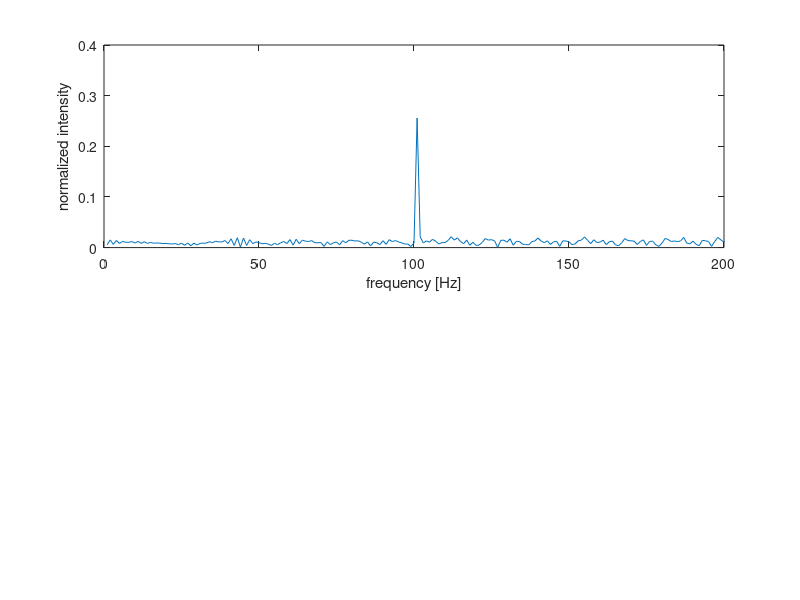
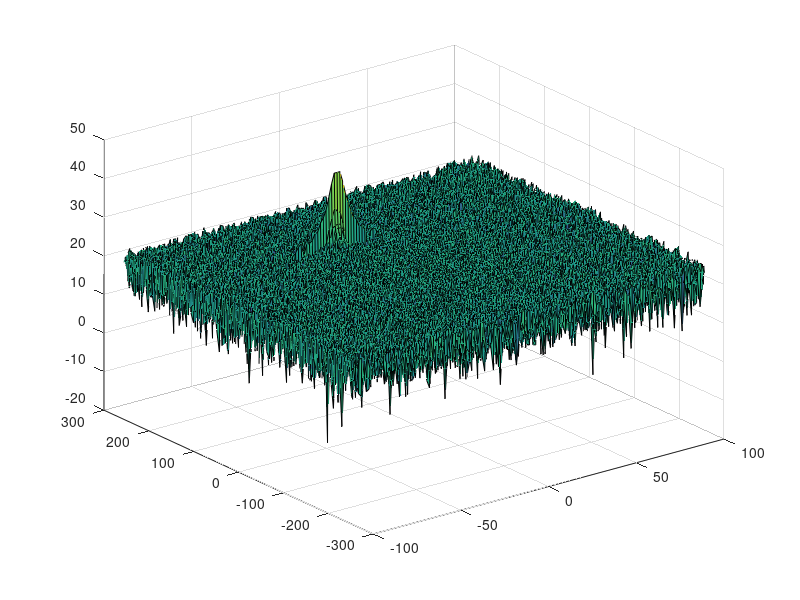

Here is the MATLAB script that generated these plots, in order: (Note: this script raises an error after producing the figures.)
clear all
clc;

%% Radar Specifications 
%%%%%%%%%%%%%%%%%%%%%%%%%%%
% Frequency of operation = 77GHz
% Max Range = 200m
% Range Resolution = 1 m
% Max Velocity = 100 m/s
%%%%%%%%%%%%%%%%%%%%%%%%%%%

%speed of light = 3e8

c = 3e8;   % m/s

%% User Defined Range and Velocity of target
% *%TODO* :
% define the target's initial position and velocity. Note : Velocity
% remains constant
 
init_pos = 100;
vel = -20;   % doesn't change


%% FMCW Waveform Generation

% *%TODO* :
%Design the FMCW waveform by giving the specs of each of its parameters.
% Calculate the Bandwidth (B), Chirp Time (Tchirp) and Slope (slope) of the FMCW
% chirp using the requirements above.


%Operating carrier frequency of Radar 
fc = 77e9;             %carrier freq

range_resol = 1;
max_range = 200;

bw_sweep = c/(2*range_resol);
t_chirp = 5.5*2*max_range/c;

slope = bw_sweep/t_chirp;
                                                          
%The number of chirps in one sequence. Its ideal to have 2^ value for the ease of running the FFT
%for Doppler Estimation. 
Nd=128;                   % #of doppler cells OR #of sent periods % number of chirps

%The number of samples on each chirp. 
Nr=1024;                  %for length of time OR # of range cells

% Timestamp for running the displacement scenario for every sample on each
% chirp.   Nr*Nd equally spaced points between [0, Nd*t_chirp].
t = linspace(0,Nd*t_chirp,Nr*Nd); %total time for samples

%Creating the vectors for Tx, Rx and Mix based on the total samples input.
Tx = zeros(1,length(t)); %transmitted signal
Rx = zeros(1,length(t)); %received signal
Mix = zeros(1,length(t)); %beat signal

%Similar vectors for range_covered and time delay.
r_t = zeros(1,length(t));
tr_ncols = zeros(1,length(t));

%% Signal generation and Moving Target simulation
% Running the radar scenario over the time. 

for i = 1:length(t)             
    % *%TODO* :
    %For each time stamp update the Range of the Target for constant velocity. 
    
    r_t(i) = init_pos + t(i)*vel;
    
    % *%TODO* :
    %For each time sample we need update the transmitted and
    %received signal. 
    
    tr_ncols(i) = 2*r_t(i)/c;   % signal round-trip delay (tau)
    tdelay = t(i) - tr_ncols(i);
    Tx(i) = cos(2*pi*(fc*t(i) + (0.5*slope*t(i)^2)));
    Rx(i)  = cos(2*pi*(fc*tdelay + (0.5*slope*(tdelay^2))));
    
    % *%TODO* :
    %Now by mixing the Transmit and Receive generate the beat signal
    %This is done by element wise matrix multiplication of Transmit and
    %Receiver Signal
    Mix(i) = Tx(i).*Rx(i);
end

%% RANGE MEASUREMENT


 % *%TODO* :
%reshape the vector into Nr*Nd array. Nr and Nd here would also define the size of
%Range and Doppler FFT respectively.

X = reshape(Mix, Nr, Nd);

 % *%TODO* :
%run the FFT on the beat signal along the range bins dimension (Nr) and normalize.

signal_fft = fft(X, Nr)./Nr;
% signal_fft = signal_fft./max(signal_fft(:));

 % *%TODO* :
% Take the absolute value of FFT output 

signal_fft = abs(signal_fft);

 % *%TODO* :
% Output of FFT is double sided signal, but we are interested in only one side of the spectrum.
% Hence we throw out half of the samples.

signal_fft = signal_fft(1:Nr/2);

%plotting the range
figure ('Name','Range from First FFT')
subplot(2,1,1)

 % *%TODO* :
 % plot FFT output 

subplot(2, 1, 1);
plot(signal_fft);
xlabel('frequency [Hz]')
ylabel('normalized intensity')
axis([0 200 0 .4]);


%% RANGE DOPPLER RESPONSE
% The 2D FFT implementation is already provided here. This will run a 2DFFT
% on the mixed signal (beat signal) output and generate a range doppler
% map.You will implement CFAR on the generated RDM


% Range Doppler Map Generation.

% The output of the 2D FFT is an image that has reponse in the range and
% doppler FFT bins. So, it is important to convert the axis from bin sizes
% to range and doppler based on their Max values.

Mix = reshape(Mix,[Nr,Nd]);

% 2D FFT using the FFT size for both dimensions.
sig_fft2 = fft2(Mix,Nr,Nd);

% Taking just one side of signal from Range dimension.
sig_fft2 = sig_fft2(1:Nr/2,1:Nd);
sig_fft2 = fftshift (sig_fft2);
RDM = abs(sig_fft2);
RDM = 10*log10(RDM) ;

%use the surf function to plot the output of 2DFFT and to show axis in both
%dimensions
doppler_axis = linspace(-100,100,Nd);
range_axis = linspace(-200,200,Nr/2)*((Nr/2)/400);
figure,surf(doppler_axis,range_axis,RDM);

%% CFAR implementation

%Slide Window through the complete Range Doppler Map

% *%TODO* :
%Select the number of Training Cells in both the dimensions.

tr_nrows = 10;
tr_ncols = 8;

% *%TODO* :
%Select the number of Guard Cells in both dimensions around the Cell under 
%test (CUT) for accurate estimation

gd_nrows = 4;
gd_ncols = 4;

% *%TODO* :
% offset the threshold by SNR value in dB

db_offset = 8;

% *%TODO* :
%Create a vector to store noise_level for each iteration on training cells

% noise_level = zeros(1,1);
threshold = zeros(size(RDM));

% *%TODO* :
%design a loop such that it slides the CUT across range doppler map by
%giving margins at the edges for Training and Guard Cells.
%For every iteration sum the signal level within all the training
%cells. To sum convert the value from logarithmic to linear using db2pow
%function. Average the summed values for all of the training
%cells used. After averaging convert it back to logarithimic using pow2db.
%Further add the offset to it to determine the threshold. Next, compare the
%signal under CUT with this threshold. If the CUT level > threshold assign
%it a value of 1, else equate it to 0.


% Use RDM[x,y] as the matrix from the output of 2D FFT for implementing
% CFAR

[rdm_nrows,rdm_ncols] = size(RDM);

TRDM = zeros(size(RDM));

% use this for looking at SNR
max_power = max(RDM(:));

all_ncells = (2*(gd_nrows + tr_nrows) + 1)*(2*(gd_ncols + tr_ncols) + 1);
guard_ncells = (2*gd_nrows + 1)*(2*gd_ncols + 1);
tr_ncells = all_ncells - guard_ncells;
        
% outer loop thru all rows
for i = (gd_nrows + tr_nrows + 1) : (rdm_nrows - gd_nrows - tr_nrows)
    % loop across columns in the row
    for j = (gd_ncols + tr_ncols + 1) : (rdm_ncols - gd_ncols - tr_ncols)
        pwr_all = db2pow(RDM((i - gd_nrows - tr_nrows) : (i + gd_nrows + tr_nrows), ...
            (j - gd_ncols - tr_ncols):(j + gd_ncols + tr_ncols)));
        pwr_guard = db2pow(RDM((i - gd_nrows):(1 + gd_nrows), (j - gd_ncols):(j + gd_ncols)));
        avg_pwr = (sum(pwr_all, 'all') - sum(pwr_guard, 'all'))/tr_ncells;
        threshold(i, j) = pow2db(avg_pwr) + db_offset;
        if (RDM(i, j) > threshold(i, j))
            fprintf('i = %d, j = %d\n', i, j);
            TRDM(i, j) = 1;
        else
            TRDM(i, j) = 0;
        end
    end
end

% determine average noise power level to determine a good offset level.
fprintf("rdm_rows: %d, noise_rows %d\n", rdm_nrows, (rdm_nrows - 2*(tr_nrows + gd_nrows) - 1));
fprintf("rdm_cols: %d, noise_cols: %d\n", rdm_ncols, (rdm_ncols - 2*(tr_ncols + gd_ncols) - 1));

avg_noise_pwr = sum(threshold, 'all')/((rdm_nrows - 2*(tr_nrows + gd_nrows) - 1)*(rdm_ncols - 2*(tr_ncols + gd_ncols) - 1));
fprintf("average noise power level: %g\n", avg_noise_pwr);
fprintf("peak power level: %g\n", max_power);
maxpos = find(RDM == max(RDM(:)));
maxrow = mod(maxpos, rdm_nrows);
discr_db = max(RDM(maxrow,:)) - max(threshold(maxrow,:));
fprintf("peak discrimination between RDM and threshold = %g\n", discr_db);

alpha = 10^(db_offset/10);
pfa = 1/((1 + alpha/tr_ncells)^tr_ncells);
fprintf("probability false alarm = %g\n", pfa);

% *%TODO* :
% The process above will generate a thresholded block, which is smaller 
%than the Range Doppler Map as the CUT cannot be located at the edges of
%matrix. Hence,few cells will not be thresholded. To keep the map size same
% set those values to 0. 

% version in which RDM was over-written with bool threshold comparisions
%RDM(:, 1:(tr_ncols + gd_ncols)) = 0;
%RDM(:, end - (tr_ncols + gd_ncols - 1):end) = 0;
%RDM(1:(tr_nrows + gd_nrows), :) = 0;
%RDM(end - (tr_nrows + gd_nrows - 1):end, :) = 0;

% *%TODO* :
%display the CFAR output using the Surf function like we did for Range
%Doppler Response output.

figure,surf(doppler_axis, range_axis, TRDM);
colorbar;

%display the RDM vs threshold
figure, plot(RDM(maxrow, :));
hold on, plot(threshold(maxrow, :));
t = sprintf("off=%g, tr=[%d,%d], gd=[%d,%d] => discr:%g, pfa:%g", db_offset, tr_nrows, tr_ncols, gd_nrows, gd_ncols, discr_db, pfa);
title(t)

 
 